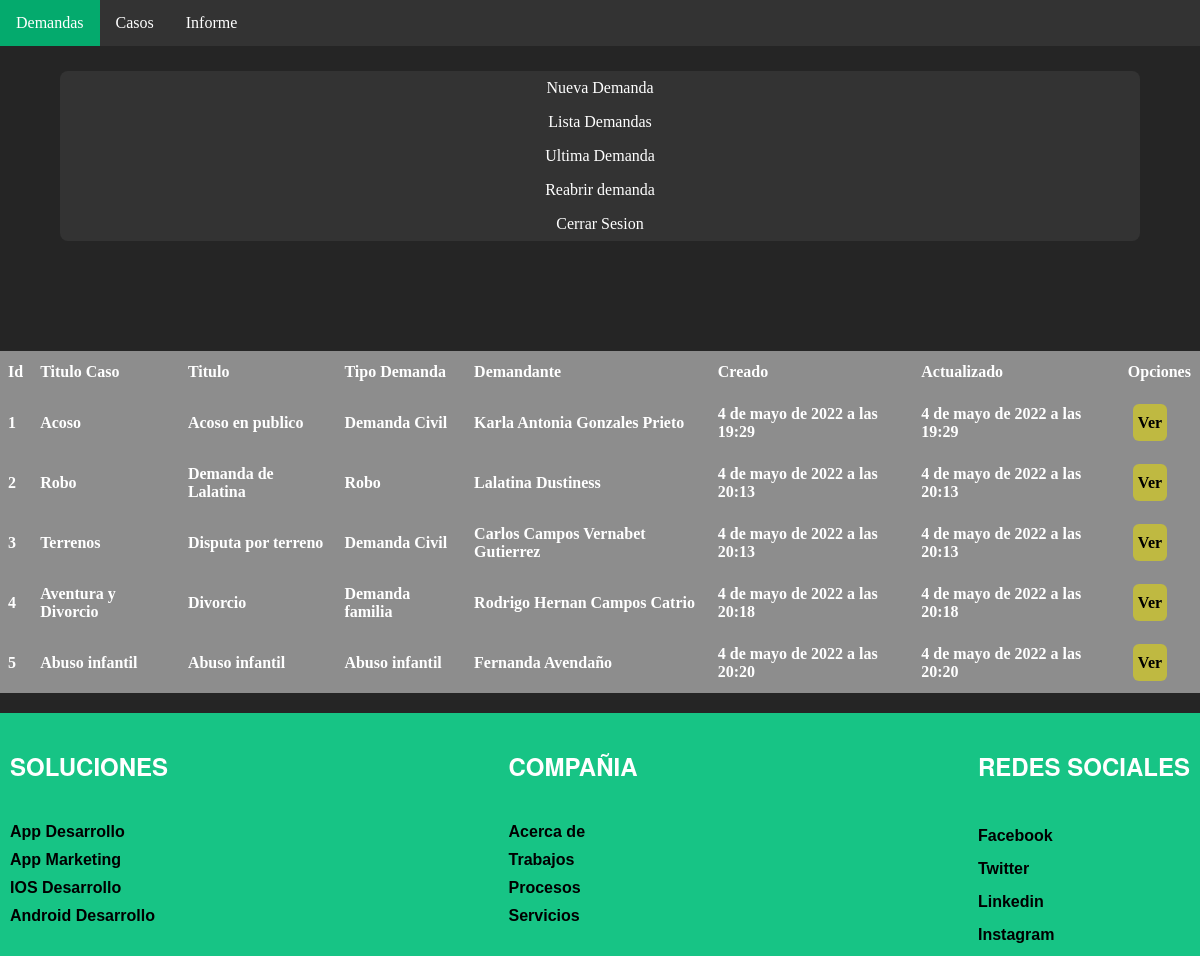
Screenshot of /listas_demandas/ (signed in) with the database file from the repository.
### Holadjango/models.py (models this page shows, shortened)
class demanda(models.Model):
    id_demanda=models.BigAutoField(primary_key=True)
    titulo=models.CharField(max_length=20)
    nombre_tipo=models.CharField(max_length=200)
    Descripcion=models.CharField(max_length=1000,default="")
    rut=models.CharField(max_length=10,default="")
    nombre=models.CharField(max_length=50,default="")
    apellido=models.CharField(max_length=50,default="")
    telefono=models.CharField(max_length=12,default="")
    comuna=models.CharField(max_length=50,default="")
    region=models.CharField(max_length=50)
    rutdemando=models.CharField(max_length=10,default="")
    nombredemando=models.CharField(max_length=50,default="")
    apellidodemando=models.CharField(max_length=50,default="")
    telefonodemando=models.CharField(max_length=12,default="")
    comunademando=models.CharField(max_length=50,default="")
    regiondemando=models.CharField(max_length=50)
    created=models.DateTimeField(auto_now_add=True)
    updated=models.DateTimeField(auto_now_add=True)
    id_caso=models.ForeignKey(caso, on_delete=models.CASCADE)
    class Meta:
        verbose_name= 'demanda'
        verbose_name_plural= 'demandas'

class caso(models.Model):
    id_caso=models.BigAutoField(primary_key=True)
    titulo=models.CharField(max_length=20)
    descripcion=models.CharField(max_length=1000)
    created=models.DateTimeField(auto_now_add=True)
    updated=models.DateTimeField(auto_now_add=True)
    usuario=models.ForeignKey(User, on_delete=models.CASCADE)
    class Meta:
        verbose_name= 'caso'
        verbose_name_plural= 'casos'
    def __str__(self):
        return str(self.titulo)

### Holadjango/views.py (the view)
# urls.py: path('listas_demandas/', views.listas_demandas, name="listas_demandas"),
@login_required
def listas_demandas(request):
    listaas = demanda.objects.all()
    return render(request, 'Holadjango/listas_demandas.html',{"listaas":listaas})

### Holadjango/templates/Holadjango/listas_demandas.html (shortened to what this page needs)
{% extends "Holadjango/base.html" %}
    {% load static %}
  {% block content %}
    <link rel="stylesheet" href="{% static 'Holadjango/CSS/lista.css' %}">
</head>
<body>
    <div class="container">
    <ul class="border">
      <il><a href="{% url 'demandas' %}">Nueva Demanda</a></il>
      <il><a href="{% url 'listas_demandas' %}">Lista Demandas</a></il>
      <il><a href="{% url 'ultimademanda' %}">Ultima Demanda</a></il>
      <il><a href="{% url 'reabrirdemanda' %}">Reabrir demanda</a></il>
      <il><a href="{% url 'Logout' %}">Cerrar Sesion</a></il>
    </ul>
    </div>
    <table class="default">
        <thead>
          <tr>
            <th>Id</th>
            <th>Titulo Caso</th>
            <th>Titulo</th>
            <th>Tipo Demanda</th>
            <th>Demandante</th>
            <th>Creado</th>
            <th>Actualizado</th>
            <th>Opciones</th>
          </tr>
        </thead>
            {% for demanda in  listaas %}
    <tbody>
            <tr>
                <th>{{demanda.id_demanda}}</th>
                <th>{{demanda.id_caso}}</th>
                <th>{{demanda.titulo}}</th>
                <th>{{demanda.nombre_tipo}}</th>
                <th>{{demanda.nombre}} {{demanda.apellido}}</th>
                <th>{{demanda.created}}</th>
                <th>{{demanda.updated}}</th>
                <th>
                  <a  class="button_1" href="{% url 'verdemanda' demanda.id_demanda %}">Ver</a>
                </th>
            </tr>
            {% endfor %}
        </table>
</body>
{% endblock %}

### Holadjango/templates/Holadjango/base.html (shortened to what this page needs)
<!DOCTYPE html>
<html lang="en">
  {% load static %}
  <head>
  <link rel="stylesheet" href="{% static 'Holadjango/CSS/base.css' %}">
</head>
<body>
  <ul class="topnav">
    <li><a class="active" href="{% url 'demandas' %}">Demandas</a></li>
    <li><a href="{% url 'casos' %}">Casos</a></li>
    <li><a href="{% url 'informe' %}" >Informe</a></li>
  </ul>
  {% block content %}
  {% endblock %}
</body>
<footer class="col-xs-12 col-lg-12">
  <div class="container__footer">
        <div class="box__footer">
            <h2>SOLUCIONES</h2>
            <a href="#">App Desarrollo</a>
            <a href="#">App Marketing</a>
            <a href="#">IOS Desarrollo</a>
            <a href="#">Android Desarrollo</a>
        </div>
        <div class="box__footer">
            <h2>COMPAÑIA</h2>
            <a href="#">Acerca de</a>
            <a href="#">Trabajos</a>
            <a href="#">Procesos</a>
            <a href="#">Servicios</a>
        </div>
        <div class="box__footer">
            <h2>REDES SOCIALES</h2>
            <a href="#">  Facebook</a>
            <a href="#"> Twitter</a>
            <a href="#"> Linkedin</a>
            <a href="#"> Instagram</a>
        </div>
    </div>
</footer>
</html>

### Holadjango/static/Holadjango/CSS/base.css (style rules this page uses)
html { min-height: 100%; position: relative; }
body { background: #252525; flex-wrap:wrap; width:100%; margin:0; min-height: 100vh; display:grid; grid-template-rows: auto 1fr auto; }
ul.topnav { list-style-type: none; margin: 0; padding: 0; overflow: hidden; background-color: #333; width: 100%; }
ul.topnav li { float: left; }
ul.topnav li a { display: block; color: white; text-align: center; padding: 14px 16px; text-decoration: none; }
ul.topnav li a.active { background-color: #04AA6D; }
footer { background-color: #17c485; color: #fff; width: 100%; height: auto; padding-top: 1px; padding-bottom: 1px; bottom: 0; margin-top: 20px; }
.container__footer { display: flex; justify-content: space-between; max-width: 1200px; margin: auto; margin-top: 5px; }
.box__footer { display: flex; flex-direction: column; padding: 10px; }
.box__footer h2 { margin-bottom: 30px; color: #ffffff; font-weight: 700; font-family: Helvetica Neue, Helvetica, Arial, sans-serif; }
.box__footer a { margin-top: 10px; color: #000000; font-weight: 600; text-decoration: none; font-family: 'Oswald', sans-serif; }

### Holadjango/static/Holadjango/CSS/lista.css (style rules this page uses)
ul { list-style-type: none; margin: 0; padding: 0; background-color: #333333; overflow: auto; }
il a { display: block; color: white; padding: 8px 16px; text-decoration: none; }
.border { margin-left: 5%; width: 90%; text-align: center; margin-top: 25px; border-radius: 8px; }
table { width: 100%; background-color: white; border-collapse: collapse; margin-top: 110px !important; top: 240px; }
table th { background-color: #8d8d8d; color: white; text-align: left; padding-left: 8px; padding-right: 9px; padding-top: 12px; padding-bottom: 12px; }

### Holadjango/templates/Holadjango/listas_demandas.html (style rules this page uses)
.button_1 { padding-top: 10px; text-decoration: none; background-color: #bfb941; border-radius: 6px; padding-bottom: 10px; padding-left: 5px; padding-right: 5px; margin-left: 5px; color: rgb(0, 0, 0); }

### rows the page displays
demanda: id_demanda "1", id_caso "Acoso", titulo "Acoso en publico", nombre_tipo "Demanda Civil", nombre "Karla Antonia", apellido "Gonzales Prieto", created "4 de mayo de 2022 a las 19:29", updated "4 de mayo de 2022 a las 19:29"
demanda: id_demanda "2", id_caso "Robo", titulo "Demanda de Lalatina", nombre_tipo "Robo", nombre "Lalatina", apellido "Dustiness", created "4 de mayo de 2022 a las 20:13", updated "4 de mayo de 2022 a las 20:13"
demanda: id_demanda "3", id_caso "Terrenos", titulo "Disputa por terreno", nombre_tipo "Demanda Civil", nombre "Carlos Campos", apellido "Vernabet Gutierrez", created "4 de mayo de 2022 a las 20:13", updated "4 de mayo de 2022 a las 20:13"
demanda: id_demanda "4", id_caso "Aventura y Divorcio", titulo "Divorcio", nombre_tipo "Demanda familia", nombre "Rodrigo Hernan", apellido "Campos Catrio", created "4 de mayo de 2022 a las 20:18", updated "4 de mayo de 2022 a las 20:18"
demanda: id_demanda "5", id_caso "Abuso infantil", titulo "Abuso infantil", nombre_tipo "Abuso infantil", nombre "Fernanda", apellido "Avendaño", created "4 de mayo de 2022 a las 20:20", updated "4 de mayo de 2022 a las 20:20"
